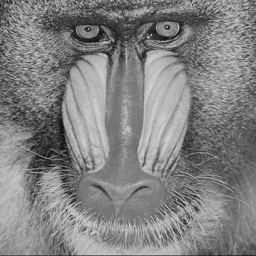
%> input picture baboon256.tif, 256 x 256 px
$ octave meanfilterbaboon.m   (GNU Octave 9; MATLAB toolbox functions it lacks are replaced by stand-ins)
%> lines starting %> are read from the running program, lines starting %| are printed output that depends on the picture
% NAME - SHRAVIKA MITTAL
% ROLL NUMBER - 2016093
% PROBABILITY AND STATISTICS ASSIGNMENT - 1
% MEAN FILTER FOR BABOON
clc;
clear all;
close all;
variance = input('enter the value of variance: ');%value of variance
%> the answer given: 3
window = input('enter the window size: ');%window size
%> the answer given: 3
im = imread('baboon256.tif');
%> im is the input picture: size 256x256 uint8; min 10, max 212, mean 129.6
im = im2double(im);
%> im: size 256x256 double
q = imnoise(im , 'gaussian',0,variance);
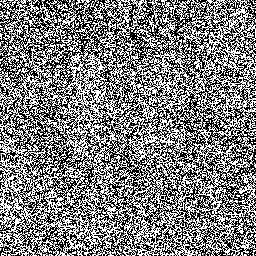
%> q: size 256x256 double; min 0, max 1, mean 0.499
q = im2double(q);
[a,b] = size(q);
%> a = 256; b = 256
y = zeros(a,b);
for i = 1:a
    for j = 1:b
        y(i,j) = q(i,j);
    end
end
c = zeros(a,b);
%3*3 window size and variance = 0.05
if ( variance==0.05 && window==3)
    for k = 2:a-1
        for l = 2:b-1
            c(k,l)=(((0.000164*y(k-1,l-1))+(0.012475*y(k-1,l))+(0.000164*y(k-1,l+1))+(0.012475*y(k,l-1))+(0.949444*y(k,l))+(0.012465*y(k,l+1))+(0.000164*y(k+1,l-1))+(0.012475*y(k+1,l))+(0.000164*y(k+1,l+1)))/1);
        end
    end
%%3*3 window size and variance = 0.1
elseif( variance==0.1 && window==3)
    for k = 2:a-1
        for l = 2:b-1
            c(k,l)=((((0.003225*y(k-1,l-1))+(0.050341*y(k-1,l)+(0.003225*y(k-1,l+1))+(0.050341*y(k,l-1))+(0.785733*y(k,l))+(0.050341*y(k,l+1))+(0.003225*y(k+1,l-1))+(0.050341*y(k+1,l))+(0.003225*y(k+1,l+1)))/0.999997)));
        end
    end
%3*3 window size and variance = 0.2
elseif(variance==0.2 && window==3 )
    for k = 2:a-1
        for l = 2:b-1
            c(k,l)=(((0.017258*y(k-1,l-1))+(0.096854*y(k-1,l)+0.017258*y(k-1,l+1))+(0.096854*y(k,l-1)+0.543551*y(k,l))+(0.096854*y(k,l+1))+(0.017258*y(k+1,l-1))+(0.096854*y(k+1,l))+(0.017258*y(k+1,l+1)))/0.999999);
        end
    end
%5*5 window size and variance = 0.05
elseif( variance==0.05 && window==5 )
    for k = 3:a-2
        for l = 3:b-2
            c(k,l)=((0*y(k-2,l-2)+0*y(k-2,l-1)+0*y(k-2,l)+0*y(k-2,l+1)+0*y(k-2,l+2)+0*y(k-1,l-2)+0.000164*y(k-1,l-1)+0.012475*y(k-1,l)+0.000164*y(k-1,l+1)+0*y(k-1,l+2)+0*y(k,l-2)+0.012475*y(k,l-1)+0.949444*y(k,l)+0.012475*y(k,l+1)+0*y(k,l+2)+0*y(k+1,l-2)+0.000164*y(k+1,l-1)+0.012475*y(k+1,l)+0.000164*y(k+1,l+1)+0*y(k+1,l+2)+0*y(k+2,l-2)+0*y(k+2,l-1)+0*y(k+2,l)+0*y(k+2,l+1)+0*y(k+2,l+2))/1);
        end
    end
%5*5 window size and variance = 0.1
elseif( variance == 0.1 && window == 5 )
    for k = 3:a-2
        for l = 3:b-2
            c(k,l)=((0*y(k-2,l-2)+0*y(k-2,l-1)+0.000001*y(k-2,l)+0*y(k-2,l+1)+0*y(k-2,l+2)+0*y(k-1,l-2)+0.003225*y(k-1,l-1)+0.050341*y(k-1,l)+0.003225*y(k-1,l+1)+0*y(k-1,l+2)+0.000001*y(k,l-2)+0.050341*y(k,l-1)+0.78573*y(k,l)+0.050341*y(k,l+1)+0.000001*y(k,l+2)+0*y(k+1,l-2)+0.003225*y(k+1,l-1)+0.050341*y(k+1,l)+0.003225*y(k+1,l+1)+0*y(k+1,l+2)+0*y(k+2,l-2)+0*y(k+2,l-1)+0.000001*y(k+2,l)+0*y(k+2,l+1)+0*y(k+2,l+2))/0.999998);
        end
    end
%5*5 window size and variance = 0.2
elseif( variance == 0.2 && window == 5 )
    for k = 3:a-2
        for l = 3:b-2
            c(k,l)=((0*y(k-2,l-2)+0.000052*y(k-2,l-1)+0.000292*y(k-2,l)+0.000052*y(k-2,l+1)+0*y(k-2,l+2)+0.000052*y(k-1,l-2)+0.017231*y(k-1,l-1)+0.096701*y(k-1,l)+0.017231*y(k-1,l+1)+0.000052*y(k-1,l+2)+0.000292*y(k,l-2)+0.096701*y(k,l-1)+0.542692*y(k,l)+0.096701*y(k,l+1)+0.000292*y(k,l+2)+0.000052*y(k+1,l-2)+0.017231*y(k+1,l-1)+0.096701*y(k+1,l)+0.017231*y(k+1,l+1)+0.000052*y(k+1,l+2)+0*y(k+2,l-2)+0.000052*y(k+2,l-1)+0.000292*y(k+2,l)+0.000052*y(k+2,l+1)+0*y(k+2,l+2))/1.000004);
        end
    end
%7*7 window size and variance = 0.05
elseif( variance == 0.05 && window == 7 )
    for k = 4:a-3
        for l = 4:b-3
            c(k,l)= (((0*y(k-3,l-3)+0*y(k-3,l-2)+0*y(k-3,l-1)+0*y(k-3,l)+0*y(k-3,l+1)+0*y(k-3,l+2)+0*y(k-3,l+3)+0*y(k-2,l-3)+0*y(k-2,l-2)+0*y(k-2,l-1)+0*y(k-2,l)+0*y(k-2,l+1)+0*y(k-2,l+2)+0*y(k-2,l+3)+0*y(k-1,l-3)+0*y(k-1,l-2)+0.000164*y(k-1,l-1)+0.012475*y(k-1,l)+0.000164*y(k-1,l+1)+0*y(k-1,l+2)+0*y(k-1,l+3)+0*y(k,l-3)+0*y(k,l-2)+0.012475*y(k,l-1)+0.949444*y(k,l)+0.012475*y(k,l+1)+0*y(k,l+2)+0*y(k,l+3)+0*y(k+1,l-3)+0*y(k+1,l-2)+0.000164*y(k+1,l-1)+0.012475*y(k+1,l)+0.000164*y(k+1,l+1)+0*y(k+1,l+2)+0*y(k+1,l+3)+0*y(k+2,l-3)+0*y(k+2,l-2)+0*y(k+2,l-1)+0*y(k+2,l)+0*y(k+2,l+1)+0*y(k+2,l+2)+0*y(k+2,l+3)+0*y(k+3,l-3)+0*y(k+3,l-2)+0*y(k+3,l-1)+0*y(k+3,l)+0*y(k+3,l+1)+0*y(k+3,l+2)+0*y(k+3,l+3)))/1);
        end
    end
%7*7 window size and variance = 0.1
elseif( variance == 0.1 && window == 7 )
    for k = 4:a-3
        for l = 4:b-3
            c(k,l)= (((0*y(k-3,l-3)+0*y(k-3,l-2)+0*y(k-3,l-1)+0*y(k-3,l)+0*y(k-3,l+1)+0*y(k-3,l+2)+0*y(k-3,l+3)+0*y(k-2,l-3)+0*y(k-2,l-2)+0*y(k-2,l-1)+0.000001*y(k-2,l)+0*y(k-2,l+1)+0*y(k-2,l+2)+0*y(k-2,l+3)+0*y(k-1,l-3)+0*y(k-1,l-2)+0.003225*y(k-1,l-1)+0.050341*y(k-1,l)+0.003225*y(k-1,l+1)+0*y(k-1,l+2)+0*y(k-1,l+3)+0*y(k,l-3)+0.000001*y(k,l-2)+0.050341*y(k,l-1)+0.78573*y(k,l)+0.050341*y(k,l+1)+0.000001*y(k,l+2)+0*y(k,l+3)+0*y(k+1,l-3)+0*y(k+1,l-2)+0.003225*y(k+1,l-1)+0.050341*y(k+1,l)+0.003225*y(k+1,l+1)+0*y(k+1,l+2)+0*y(k+1,l+3)+0*y(k+2,l-3)+0*y(k+2,l-2)+0*y(k+2,l-1)+0.000001*y(k+2,l)+0*y(k+2,l+1)+0*y(k+2,l+2)+0*y(k+2,l+3)+0*y(k+3,l-3)+0*y(k+3,l-2)+0*y(k+3,l-1)+0*y(k+3,l)+0*y(k+3,l+1)+0*y(k+3,l+2)+0*y(k+3,l+3)))/0.999998);
        end
    end
%7*7 window size and variance = 0.2
elseif( variance == 0.2 && window == 7 )
    for k = 4:a-3
        for l = 4:b-3
            c(k,l)= (((0*y(k-3,l-3)+0*y(k-3,l-2)+0*y(k-3,l-1)+0*y(k-3,l)+0*y(k-3,l+1)+0*y(k-3,l+2)+0*y(k-3,l+3)+0*y(k-2,l-3)+0*y(k-2,l-2)+0.000052*y(k-2,l-1)+0.000292*y(k-2,l)+0.000052*y(k-2,l+1)+0*y(k-2,l+2)+0*y(k-2,l+3)+0*y(k-1,l-3)+0.000052*y(k-1,l-2)+0.017231*y(k-1,l-1)+0.096701*y(k-1,l)+0.017231*y(k-1,l+1)+0.000052*y(k-1,l+2)+0*y(k-1,l+3)+0*y(k,l-3)+0.000292*y(k,l-2)+0.096701*y(k,l-1)+0.542692*y(k,l)+0.096701*y(k,l+1)+0.000292*y(k,l+2)+0*y(k,l+3)+0*y(k+1,l-3)+0.000052*y(k+1,l-2)+0.017231*y(k+1,l-1)+0.096701*y(k+1,l)+0.017231*y(k+1,l+1)+0.000052*y(k+1,l+2)+0*y(k+1,l+3)+0*y(k+2,l-3)+0*y(k+2,l-2)+0.000052*y(k+2,l-1)+0.000292*y(k+2,l)+0.000052*y(k+2,l+1)+0*y(k+2,l+2)+0*y(k+2,l+3)+0*y(k+3,l-3)+0*y(k+3,l-2)+0*y(k+3,l-1)+0*y(k+3,l)+0*y(k+3,l+1)+0*y(k+3,l+2)+0*y(k+3,l+3)))/1.000004);
        end
    end
end
figure;
imshow(q, []);%noised image
figure;
imshow(c, []);%denoised image
PSNR(im,c)%psnr value
%function for calculating psnr value
function PSNR(A,B)

% PURPOSE: To find the PSNR (peak signal-to-noise ratio) between two
%          intensity images A and B, each having values in the interval
%          [0,1]. The answer is in decibels (dB).
%
%          There is also a provision, in EXAMPLE 3 below, for images
%          stored in the interval [0,255], i.e. 256 gray levels.
%
% SYNOPSIS: PSNR(A,B)
%
% DESCRIPTION: The following is quoted from "Fractal Image Compression",
%              by Yuval Fisher et al.,(Springer Verlag, 1995),
%              section 2.4, "Pixelized Data".
%
%              "...PSNR is used to measure the difference between two
%              images. It is defined as
%
%                           PSNR = 20 * log10(b/rms)
%
%              where b is the largest possible value of the signal
%              (typically 255 or 1), and rms is the root mean square
%              difference between two images. The PSNR is given in
%              decibel units (dB), which measure the ratio of the peak
%              signal and the difference between two images. An increase
%              of 20 dB corresponds to a ten-fold decrease in the rms
%              difference between two images.
%
%              There are many versions of signal-to-noise ratios, but
%              the PSNR is very common in image processing, probably
%              because it gives better-sounding numbers than other
%              measures."
%
% EXAMPLE 1: load clown
%            A = ind2gray(X,map); % Convert to an intensity image in [0,1].
%            B = 0.95 * A;        % Make B close to, but different from, A.
%            PSNR(A,B)            % ---> "PSNR = +33.49 dB"
%
% EXAMPLE 2: A = rand(256); % A is a random 256 X 256 matrix in [0,1].
%            B = 0.9 * A;   % Make B close to, but different from, A.
%            PSNR(A,B)      % ---> "PSNR = +24.76 dB (approx)"
%
% EXAMPLE 3: For images with 256 gray levels: this function PSNR was
%            originally written for matrix-values between 0 and 1,
%            because of MATLAB's preference for that interval.
%
%            However, suppose the matrix has values in [0,255]. Taking
%            Example 1 above, we could change the image to 256 gray levels.
%
%            load clown
%            A = ind2gray(X,map); % Convert to intensity image in [0,1]
%            AA = uint8(255*A);   % Change to integers in [0,255]
%            BB = 0.95*AA;        % Make BB close to AA.
%
%            Now we must alter the code for this new case. Comment out the
%            existing program (using %) and uncomment the alternative
%            underneath it.
%
%            PSNR(AA,BB)          % ---> "PSNR = +33.56 dB"
%
%            Note the slightly different result from Example 1, because
%            decimal values were rounded into integers.

if A == B
   error('Images are identical: PSNR has infinite value')
end

max2_A = max(max(A));
%> max2_A = 0.831
max2_B = max(max(B));
%> max2_B = 0
min2_A = min(min(A));
%> min2_A = 0.0392
min2_B = min(min(B));
%> min2_B = 0

if max2_A > 1 || max2_B > 1 || min2_A < 0 || min2_B < 0
   error('input matrices must have values in the interval [0,1]')
end

error_diff = A - B;
decibels = 20*log10(1/(sqrt(mean(mean(error_diff.^2)))));
%> decibels = 5.52
disp(sprintf('PSNR = +%5.2f dB',decibels))
%| PSNR = + 5.52 dB
end
% [16 lines of commented-out code are left out]
